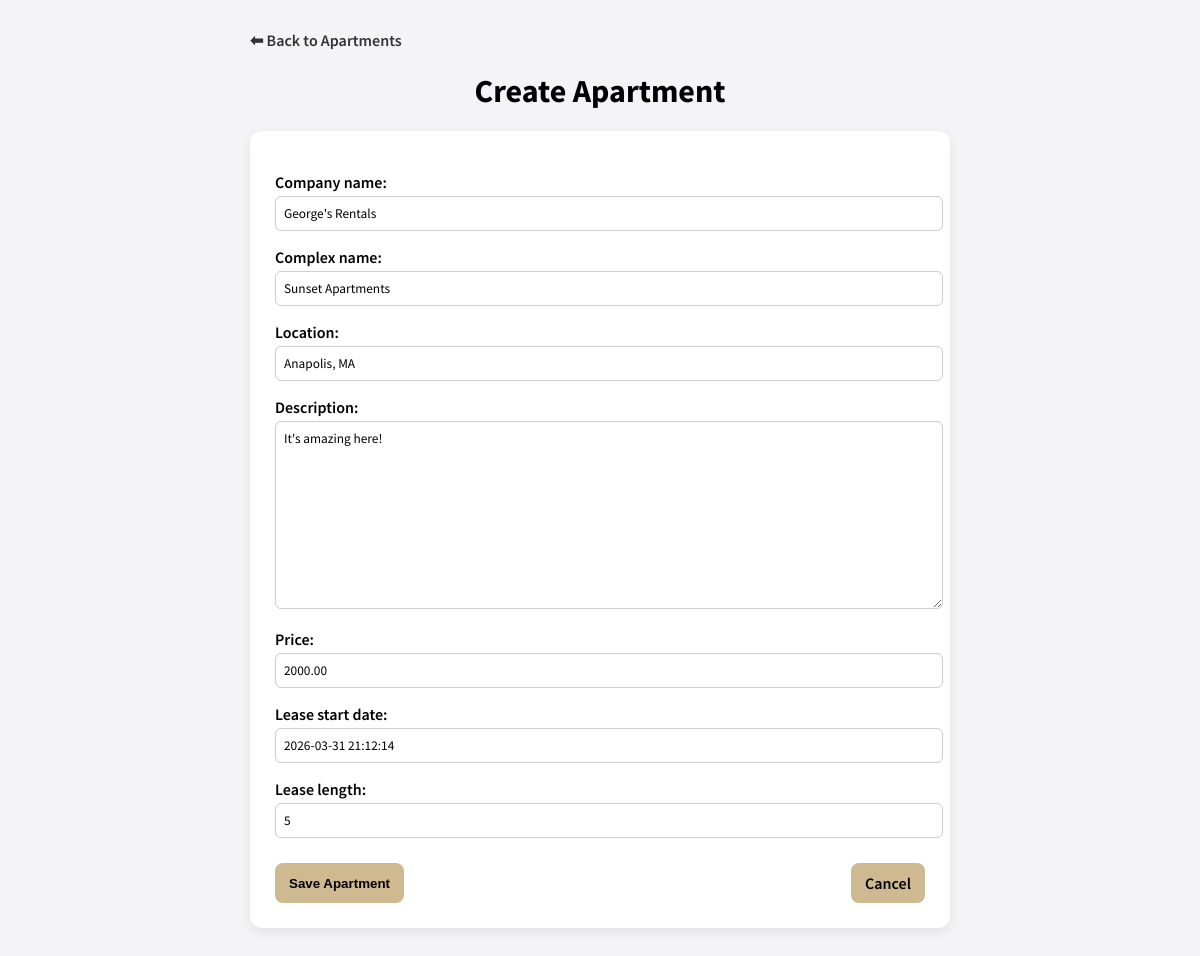
Page /apartments/edit/10/ on the committed database.
### hello/models.py (models this page shows, shortened)
class Apartment(models.Model):
    company_name = models.CharField(max_length=200)
    complex_name = models.CharField(max_length=200)
    location = models.CharField(max_length=200)
    description = models.TextField()
    price = models.DecimalField(max_digits=10,decimal_places=2,validators=[MinValueValidator(Decimal('0.01'))])
    lease_start_date = models.DateTimeField()
    lease_length = models.PositiveIntegerField()
    is_reserved = models.BooleanField(default=False)
    class Meta: # indexed on price, lease date, and lease length for faster filter and ordering
        indexes = [models.Index(fields=['price']), models.Index(fields=['lease_start_date']), models.Index(fields=['lease_length']),]

### hello/views.py (the view)
# urls.py: path('apartments/edit/<int:id>/', views.apartment_update, name='apartment_update'), # edit page
def apartment_update(request, id):
    apartment = get_object_or_404(Apartment, id=id)
    if request.method == 'POST':
        with transaction.atomic():
            form = ApartmentForm(request.POST, instance=apartment)
            if form.is_valid():
                form.save()
                return redirect('apartment_list')
    else:
        form = ApartmentForm(instance=apartment)
    return render(request, 'apartment_form.html', {'form': form})

### hello/forms.py
class ApartmentForm(forms.ModelForm):
    class Meta():
        model = Apartment
        exclude = ['is_reserved']
        fields = '__all__'

### hello/templates/apartment_form.html (shortened to what this page needs)
<!DOCTYPE html>
<html>
<head>
</head>
<body>
<div class="container">
    <a class="back" href="{% url 'apartment_list' %}">⬅ Back to Apartments</a>
    <h1>Create Apartment</h1>
    <div class="card">
        <form method="post">
            {{ form.as_p }}
            <div class="actions">
                <button type="submit" class="btn">Save Apartment</button>
                <a class="btn" href="{% url 'apartment_list' %}">Cancel</a>
            </div>
        </form>
    </div>
</div>
</body>
</html>

### hello/templates/apartment_form.html (style rules this page uses)
body { font-family: 'Source Sans Pro', Arial, sans-serif; background: #f4f4f6; margin: 0; padding: 0; }
.container { width: 90%; max-width: 700px; margin: auto; padding: 30px; }
h1 { text-align: center; margin-bottom: 20px; }
.card { background: white; padding: 25px; border-radius: 12px; box-shadow: 0 4px 12px rgba(0,0,0,0.08); }
.btn { display: inline-block; padding: 10px 14px; margin-top: 10px; background-color: #CFB991; color: #000; text-decoration: none; border-radius: 8px; font-weight: 600; border: none; cursor: pointer; transition: 0.2s ease; }
form p { margin-bottom: 12px; }
input, select, textarea { width: 100%; padding: 8px; margin-top: 4px; border-radius: 6px; border: 1px solid #ccc; font-family: inherit; }
label { font-weight: 600; }
.actions { display: flex; justify-content: space-between; margin-top: 15px; }
a.back { text-decoration: none; color: #333; font-weight: 600; }

### rows in the picture
Apartment: company_name "George's Rentals", complex_name "Sunset Apartments", location "Anapolis, MA", description "It's amazing here!", price "2000.00", lease_start_date "2026-03-31 21:12:14", lease_length "5"
